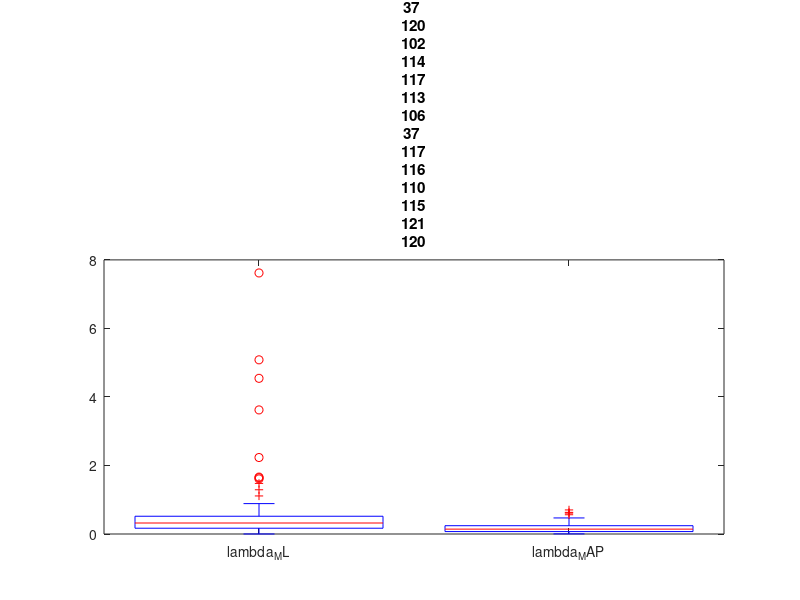
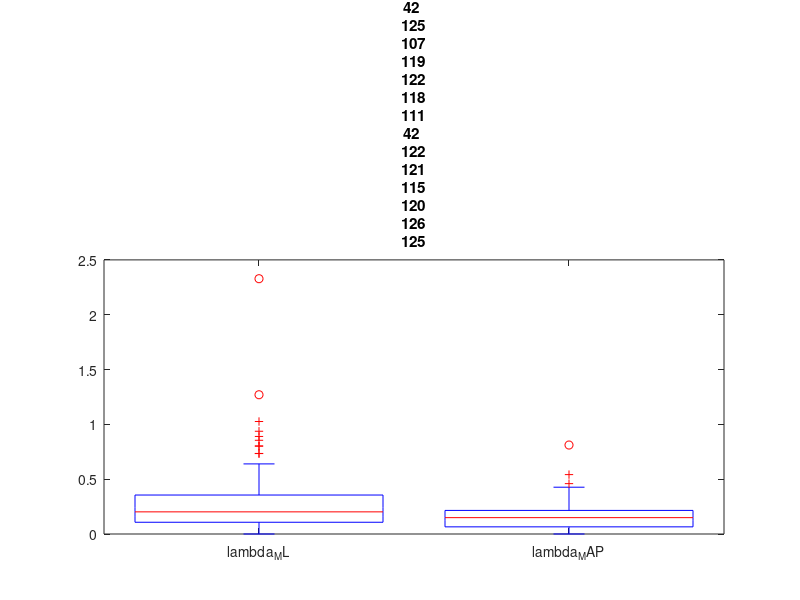
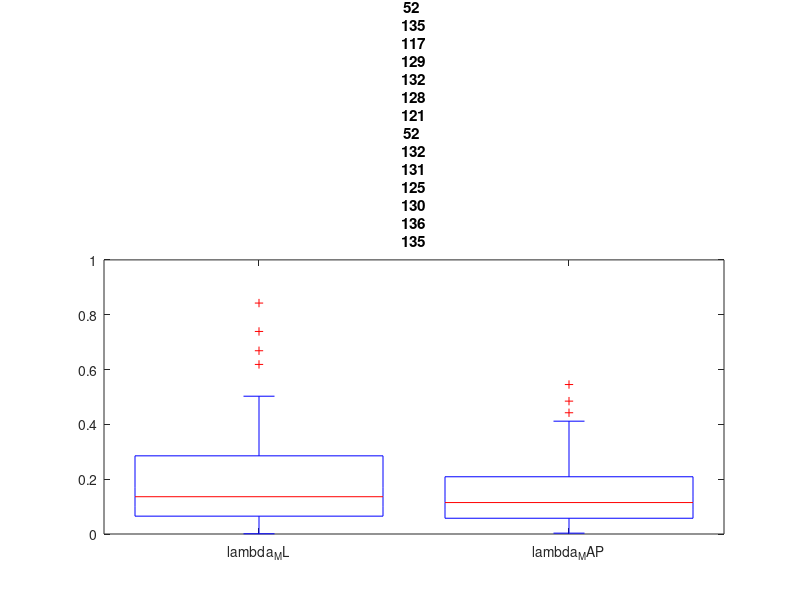
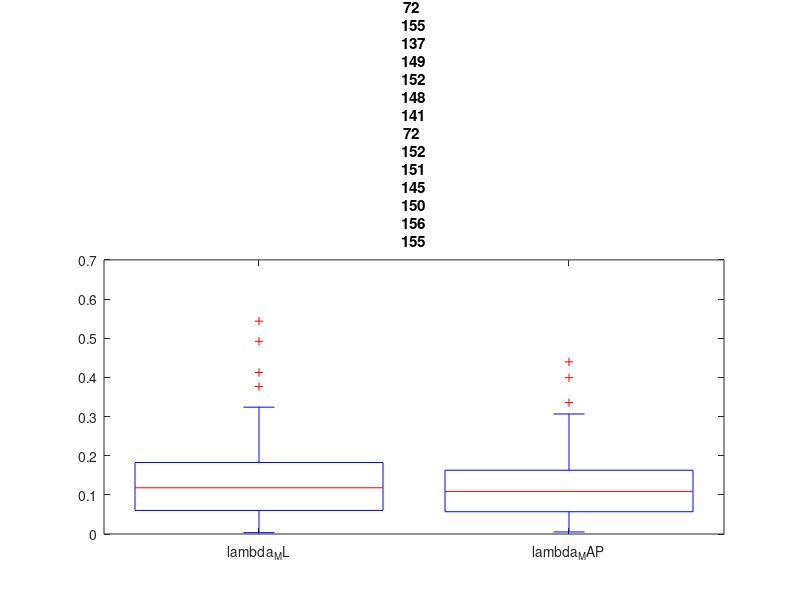

These figures' MATLAB source, in order:
clear;
clc;
close all;
M = 100;
lambda = 5;
alpha = 5.5;
beta = 1;
for N = [5 10 20 40 60 80 100 500 1000 10000]
    sample = -0.2*log(rand(N,M));
    sample_sum = sum(sample,1);
    lambda_ML = N./sample_sum;
    lambda_MAP = (N+alpha-1)./(sample_sum+beta);
    A = transpose(abs(lambda_ML-lambda)/lambda);
    B = transpose(abs(lambda_MAP-lambda)/lambda);
    group = [ones(size(A));
         2 * ones(size(A))];
    figure
    boxplot([A; B],group)
    title(N+" sample points");
    set(gca,'XTickLabel',{'lambda_ML','lambda_MAP'})
end









